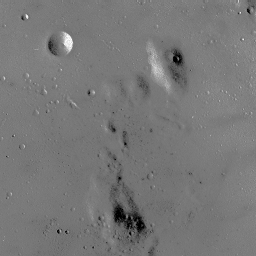
#> input picture MP3/moon.bmp, 256 x 256 px, found by its file name
$ python MP3.py
#> lines starting #> are read from the running program, lines starting #| are printed output that depends on the picture; after the words box and inside, x2 and y2 are one past the last pixel; in counts of white or black regions, pixels touching at a corner belong together
import cv2
import numpy as np
import math

def read_img(filename):

    img = cv2.imread(filename)
    gray_img = cv2.cvtColor(img, cv2.COLOR_BGR2GRAY)
    gray_img_new = np.zeros_like(gray_img)

    return gray_img, gray_img_new

def histogram(img):

    h = np.zeros(256)
    rows = img.shape[0]
    columns = img.shape[1]
    for r in range(rows):
        for c in range(columns):
            Intensity = img[r][c]
            h[Intensity] += 1

    total_pixels = rows * columns
    sum = 0
    for idx, val in enumerate(h):
        sum += val
        h[idx] = sum / total_pixels

    return h


def Lighting(img):

    rows = img.shape[0]
    columns = img.shape[1]

    A = np.zeros((rows**2,3))
    x = np.zeros((3,1))
    t = img.reshape(-1,1)

    k = 0
    for r in range(256):
        for c in range(256):
            A[k] = (r+1,c+1,1)
            k += 1

    At = np.transpose(A)
    x = ((np.linalg.inv(At @ A)) @ At) @ t

    lighting = A @ x
    avg = np.mean(lighting)
    lighting = lighting.reshape(256,256)
    img_new = (img - lighting) + avg

    for r in range(256):
        for c in range(256):
            if img_new[r][c] < 0:
                img_new[r][c] = 0
            elif img_new[r][c] > 255:
                img_new[r][c] = 255

    return img_new


def HistoEqualization(img_in):

#> called with img_in = 'MP3/moon.bmp'
    img, img_new = read_img(img_in)
#> in read_img, img is the input picture: shape (256, 256, 3); min 0, max 255, mean 119.7
#> img_new: shape (256, 256); every value is 0
    h = histogram(img)
#> after the loop in histogram, `for r in range(rows):`: h = 256 values, max 5145 at index 120, min 0 at index 1, mean 256
#> the loop in histogram, `for idx, val in enumerate(h):` made 256 passes
#> (val, sum) on passes 1 to 3: (99, 99), (0, 99), (8, 107)
#> after the loop in histogram, `for idx, val in enumerate(h):`: h = 256 values from 0.00151 to 1; sum = 65536
#> h = 256 values from 0.00151 to 1

    rows = img.shape[0]
#> rows = 256
    columns = img.shape[1]
#> columns = 256
    for r in range(rows):
        for c in range(columns):
            Intensity = img[r][c]
            img_new[r][c] = 255 * h[Intensity]
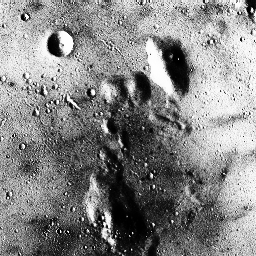
#> img_new: shape (256, 256); min 0, max 255, mean 133.2


    img_light = Lighting(img_new)
#> in Lighting, `x = ((np.linalg.inv(At @ A)) @ At) @ t`: x = [-0.398, 0.154, 164.5]
#> in Lighting, `avg = np.mean(lighting)`: avg = 133.2
#> in Lighting, `lighting = lighting.reshape(256,256)`:
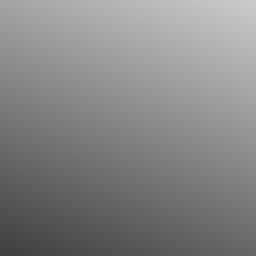
#> lighting: shape (256, 256) float64; min 62.76, max 203.6, mean 133.2
#> in Lighting, `img_new = (img - lighting) + avg`:
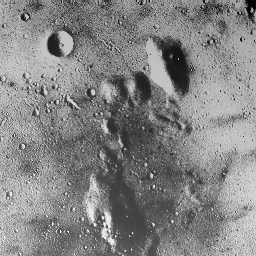
#> img_new: shape (256, 256) float64; min -65.71, max 317, mean 133.2; drawn with min black and max white
#> after the loop in Lighting, `for r in range(256):`:
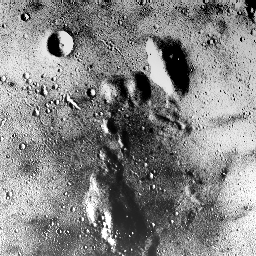
#> img_new: shape (256, 256) float64; 3.33% of pixels changed, all inside (x1, y1, x2, y2) = (0, 0, 256, 256)

    return img_new, img_light


moon, moon_light = HistoEqualization("MP3/moon.bmp")
cv2.imshow("Moon", moon.astype(np.uint8))
cv2.imshow("Moon_light", moon_light.astype(np.uint8))

cv2.imwrite("MP3/Results/moon_Histogram.bmp", moon)
cv2.imwrite("MP3/Results/moon_LinearLight.bmp", moon_light)

cv2.waitKey(0)
cv2.destroyAllWindows()
